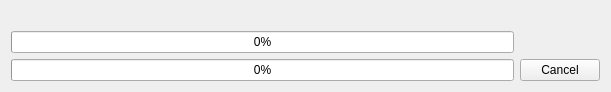
<?xml version="1.0" encoding="UTF-8"?>
<ui version="4.0">
 <class>ProgressWidgetClass</class>
 <widget class="QWidget" name="ProgressWidgetClass">
  <property name="windowModality">
   <enum>Qt::ApplicationModal</enum>
  </property>
  <property name="geometry">
   <rect>
    <x>0</x>
    <y>0</y>
    <width>611</width>
    <height>85</height>
   </rect>
  </property>
  <property name="windowTitle">
   <string>Performing actions...</string>
  </property>
  <layout class="QVBoxLayout" name="verticalLayout_3">
   <item>
    <widget class="QLabel" name="label">
     <property name="text">
      <string/>
     </property>
    </widget>
   </item>
   <item>
    <spacer name="verticalSpacer">
     <property name="orientation">
      <enum>Qt::Vertical</enum>
     </property>
     <property name="sizeHint" stdset="0">
      <size>
       <width>20</width>
       <height>67</height>
      </size>
     </property>
    </spacer>
   </item>
   <item>
    <layout class="QHBoxLayout" name="horizontalLayout">
     <item>
      <layout class="QVBoxLayout" name="verticalLayout">
       <item>
        <widget class="QProgressBar" name="currentProgressBar">
         <property name="value">
          <number>0</number>
         </property>
         <property name="format">
          <string comment="Current:" extracomment="Current:">%p%</string>
         </property>
        </widget>
       </item>
       <item>
        <widget class="QProgressBar" name="totalProgressBar">
         <property name="value">
          <number>0</number>
         </property>
         <property name="format">
          <string comment="Total:" extracomment="Total:">%p%</string>
         </property>
        </widget>
       </item>
      </layout>
     </item>
     <item>
      <layout class="QVBoxLayout" name="verticalLayout_2">
       <item>
        <spacer name="verticalSpacer_2">
         <property name="orientation">
          <enum>Qt::Vertical</enum>
         </property>
         <property name="sizeHint" stdset="0">
          <size>
           <width>20</width>
           <height>40</height>
          </size>
         </property>
        </spacer>
       </item>
       <item>
        <widget class="QPushButton" name="cancelButton">
         <property name="text">
          <string>Cancel</string>
         </property>
        </widget>
       </item>
      </layout>
     </item>
    </layout>
   </item>
  </layout>
 </widget>
 <resources/>
 <connections/>
</ui>
